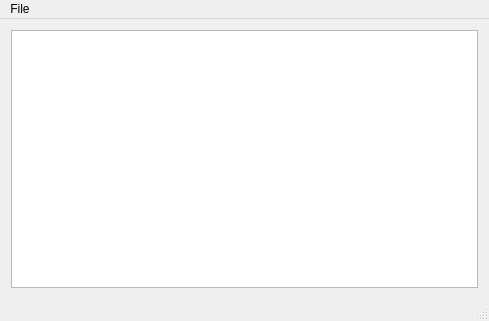
<?xml version="1.0" encoding="UTF-8"?>
<ui version="4.0">
 <class>Notepad</class>
 <widget class="QMainWindow" name="Notepad">
  <property name="geometry">
   <rect>
    <x>0</x>
    <y>0</y>
    <width>489</width>
    <height>321</height>
   </rect>
  </property>
  <property name="windowTitle">
   <string>Notepad</string>
  </property>
  <widget class="QWidget" name="centralWidget">
   <layout class="QVBoxLayout" name="verticalLayout">
    <item>
     <widget class="QTextEdit" name="textEdit">
      <property name="sizePolicy">
       <sizepolicy hsizetype="Expanding" vsizetype="Expanding">
        <horstretch>0</horstretch>
        <verstretch>0</verstretch>
       </sizepolicy>
      </property>
      <property name="autoFillBackground">
       <bool>false</bool>
      </property>
     </widget>
    </item>
   </layout>
  </widget>
  <widget class="QMenuBar" name="menuBar">
   <property name="geometry">
    <rect>
     <x>0</x>
     <y>0</y>
     <width>489</width>
     <height>22</height>
    </rect>
   </property>
   <widget class="QMenu" name="menuFile">
    <property name="title">
     <string>File</string>
    </property>
    <addaction name="actionOpen"/>
    <addaction name="actionSave"/>
    <addaction name="actionExit"/>
   </widget>
   <addaction name="menuFile"/>
  </widget>
  <widget class="QStatusBar" name="statusBar"/>
  <action name="actionOpen">
   <property name="text">
    <string>Open</string>
   </property>
  </action>
  <action name="actionSave">
   <property name="text">
    <string>Save</string>
   </property>
  </action>
  <action name="actionExit">
   <property name="text">
    <string>Exit</string>
   </property>
  </action>
 </widget>
 <layoutdefault spacing="6" margin="11"/>
 <resources/>
 <connections/>
</ui>
